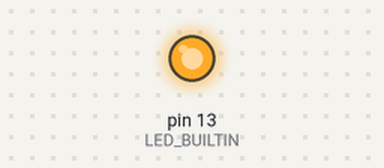
Simulated run of this sketch. Board: Arduino Uno, built with avr-gcc and run on an emulated ATmega328P. Parts: output pins drawn as LEDs (lit = HIGH).

Above: at 0.5 s.
At 18.5 s:
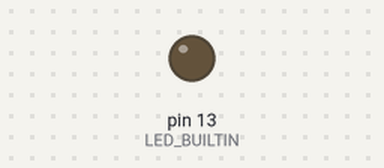
Timing chart, 0 to 19.5 s (numbered marks = the images above):
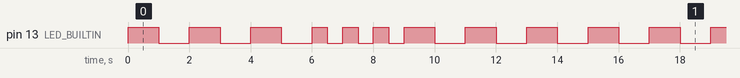

The sketch:

sketch_0_blink.ino
```cpp
#define LEDG_BUILTIN 2

void setup() {
  // put your setup code here, to run once:
  pinMode(LED_BUILTIN, OUTPUT);
}

void loop() {
  // put your main code here, to run repeatedly:
    digitalWrite(LED_BUILTIN, HIGH);
  delay(1000);
  digitalWrite(LED_BUILTIN, LOW);
  delay(1000);
  digitalWrite(LED_BUILTIN, HIGH);
  delay(1000);
  digitalWrite(LED_BUILTIN, LOW);
  delay(1000);
  digitalWrite(LED_BUILTIN, HIGH);
  delay(1000);
  digitalWrite(LED_BUILTIN, LOW);
  delay(1000);
  digitalWrite(LED_BUILTIN, HIGH);
  delay(500);
  digitalWrite(LED_BUILTIN, LOW);
  delay(500);
  digitalWrite(LED_BUILTIN, HIGH);
  delay(500);
  digitalWrite(LED_BUILTIN, LOW);
  delay(500);
  digitalWrite(LED_BUILTIN, HIGH);
  delay(500);
  digitalWrite(LED_BUILTIN, LOW);
  delay(500);
  digitalWrite(LED_BUILTIN, HIGH);
  delay(1000);
  digitalWrite(LED_BUILTIN, LOW);
  delay(1000);
  digitalWrite(LED_BUILTIN, HIGH);
  delay(1000);
  digitalWrite(LED_BUILTIN, LOW);
  delay(1000);
  digitalWrite(LED_BUILTIN, HIGH);
  delay(1000);
  digitalWrite(LED_BUILTIN, LOW);
  delay(1000);
}
```

Measured:
- by itself, pin 13 (LED_BUILTIN): repeats every 15.0 s: 2 × (LOW 1.0 s, HIGH 1.0 s), LOW 1.0 s, 3 × (HIGH 0.50 s, LOW 0.50 s), 3 × (HIGH 1.0 s, LOW 1.0 s), HIGH 1.0 s
- by itself, everything shown: repeats every 15.0 s, in 18 steps
